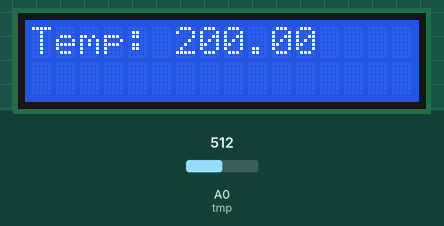
Recording of a sketch running on a simulated Arduino Uno, built with avr-gcc and run on an emulated ATmega328P. On the bench: 16×2 character LCD. The inputs (shaded band) are chosen by the test bench; at power-on: A0 (tmp) = 512. What the sketch prints to the serial monitor is not drawn.

Above: at 1.2 s.
1.3 s: A0 (tmp) set to 320
At 2.1 s:
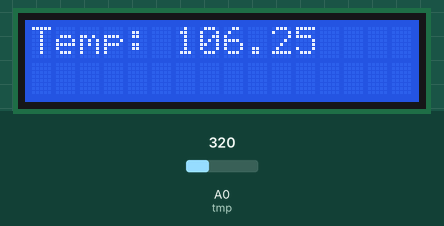
2.8 s: A0 (tmp) set to 298
At 3.1 s:
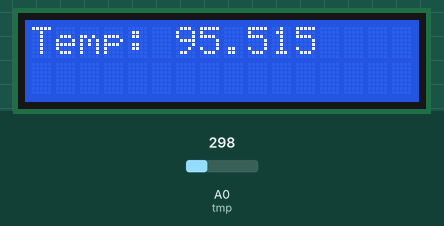
4.3 s: A0 (tmp) set to 136
At 5.5 s:
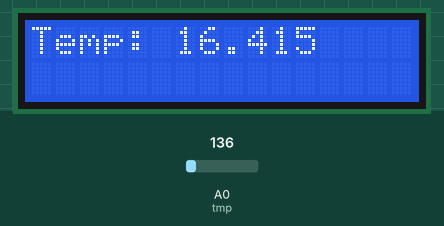
5.8 s: A0 (tmp) set to 111
At 6.7 s:
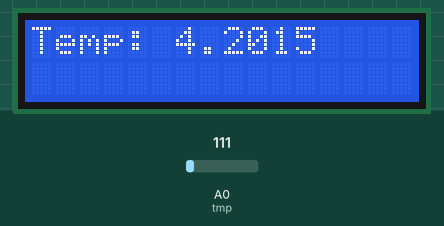
Timing chart, 0 to 8.3 s (numbered marks = the images above; inputs shaded):
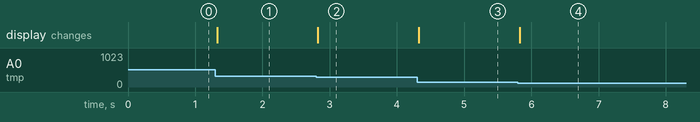

The sketch:

TMP_LCD1.0.ino
```cpp
//mostrar tmp de TMP35 en lcd 16 pins

#include <LiquidCrystal.h>

LiquidCrystal lcd(12, 11, 5, 4, 3, 2);

int tmp = A0;
int cont = 0;

void setup() {
  Serial.begin(9600);
  lcd.begin(16, 2);

  pinMode(tmp,INPUT);
}

void loop() {
  int val = analogRead(tmp);
  float volt = (val/1024.0)*5.0;
  float temp = (volt - .5)*100;
  Serial.print("Temperature:");
  Serial.println(temp);

  lcd.setCursor(0,0);
  lcd.print("Temp: ");
  lcd.setCursor(6,0);
  lcd.print(temp);

  cont+=1;
  delay(10);
}
```

Measured:
- after the input at 1.3 s, the display: changes at once (image 1)
- after the input at 2.8 s, the display: changes at once (image 2)
- after the input at 4.3 s, the display: changes at once (image 3)
- after the input at 5.8 s, the display: changes at once (image 4)
